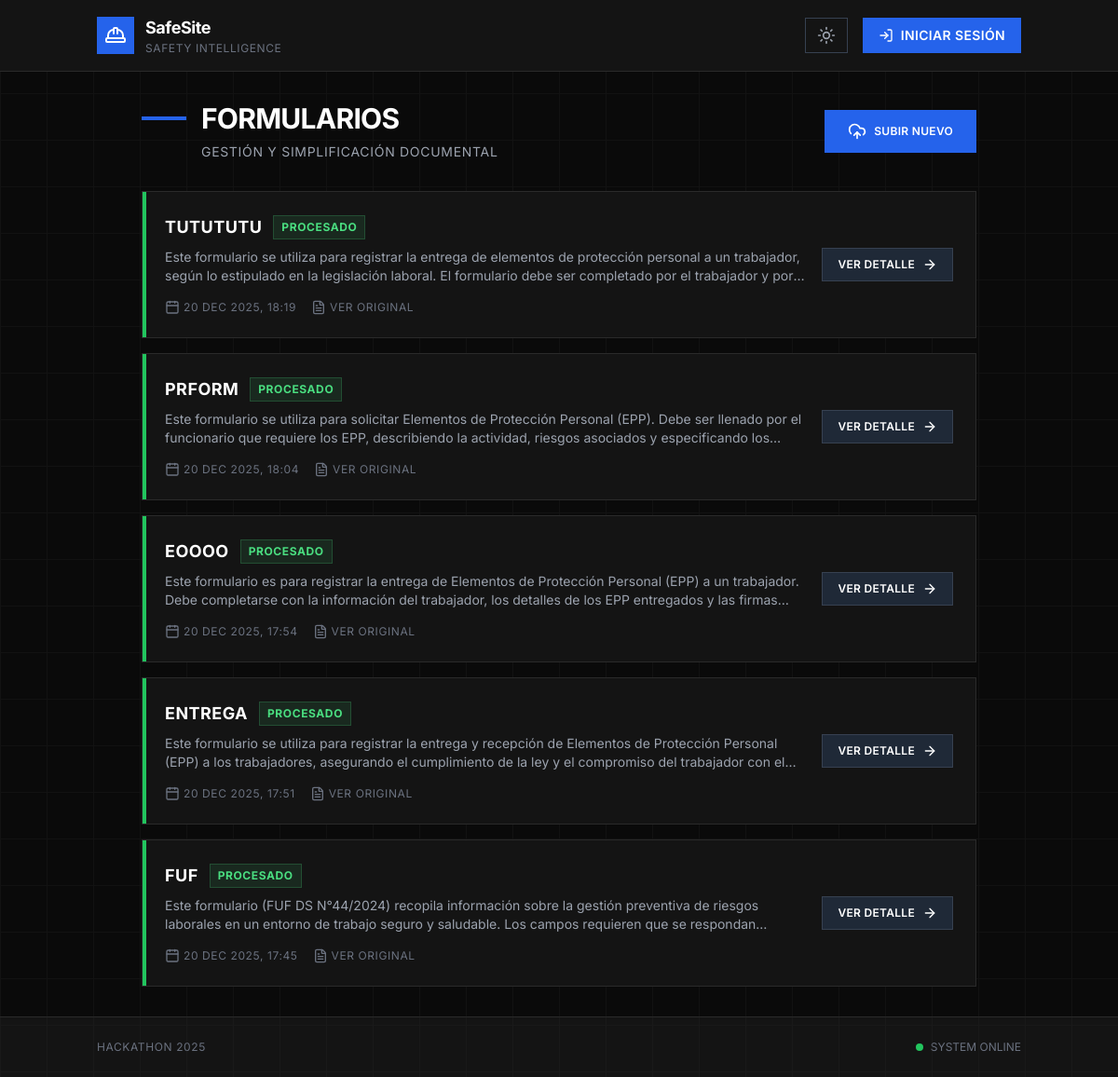
The app's page /formularios/, older data.
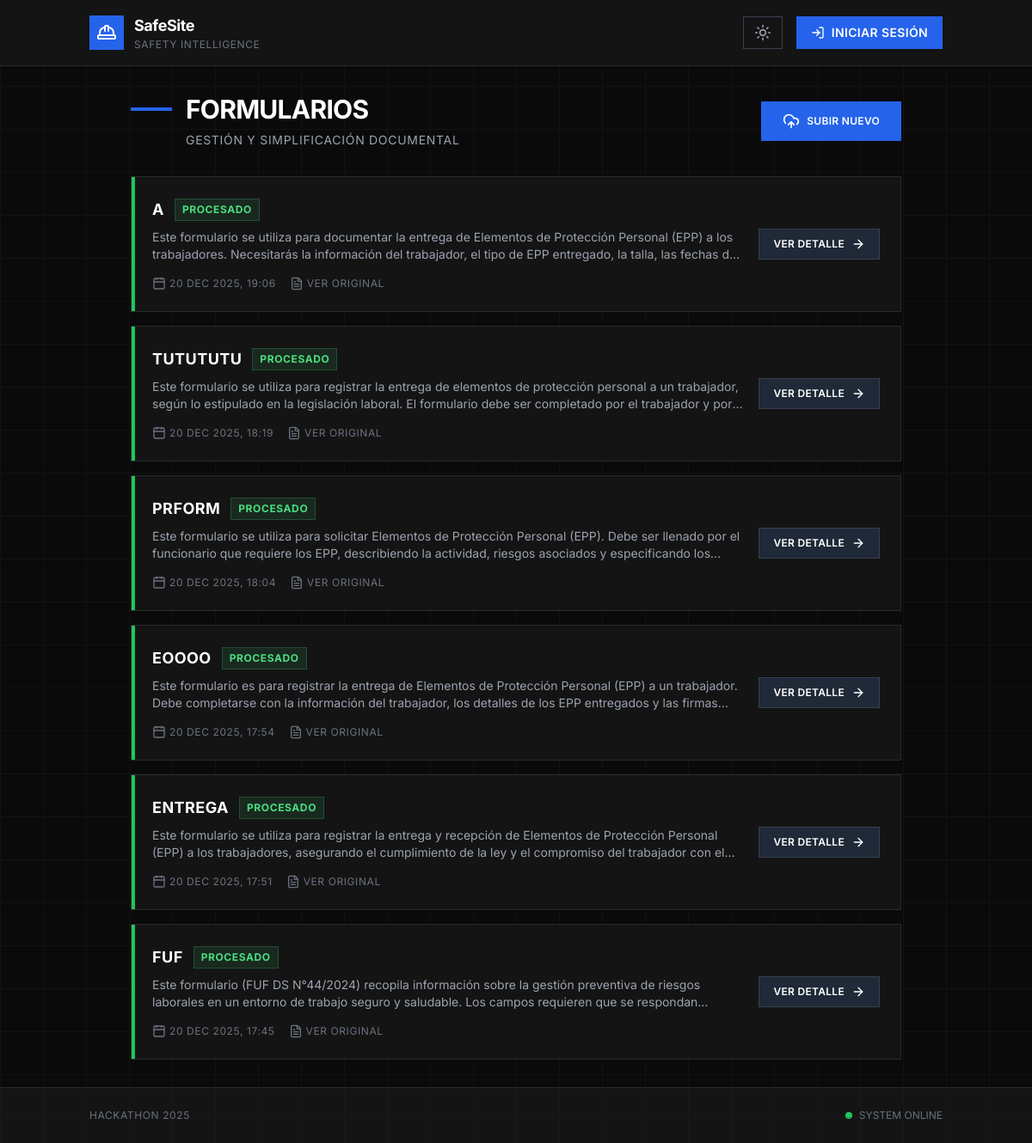
The same page, newer data.
### seguridad/models.py (models this page shows, shortened)
class Formulario(models.Model):
    id_formulario = models.AutoField(primary_key=True)
    nombre = models.CharField(max_length=200, default="Formulario sin nombre")
    categoria = models.CharField(
        max_length=20,
        choices=[("DIARIO", "Diario"), ("PARTICULAR", "Particular")],
        default="PARTICULAR",
    )
    archivo = models.FileField(upload_to="formularios/", max_length=500)
    fecha_subida = models.DateTimeField(auto_now_add=True)
    procesado = models.BooleanField(default=False)
    resultado_json = models.JSONField(blank=True, null=True)
    resumen = models.TextField(blank=True, null=True)
    requiere_firma = models.BooleanField(default=False, verbose_name="¿Requiere firma?")

### seguridad/views.py (the view)
# urls.py: path("formularios/", views.lista_formularios, name="lista_formularios"),
def lista_formularios(request):
    formularios = Formulario.objects.all().order_by("-fecha_subida")
    return render(
        request, "seguridad/lista_formularios.html", {"formularios": formularios}
    )

### seguridad/templates/seguridad/lista_formularios.html (shortened to what this page needs)
{% extends 'seguridad/base.html' %}
{% block content %}
<div class="max-w-4xl mx-auto">
    <div class="flex items-center justify-between mb-8">
        <div>
            <div class="flex items-center gap-4 mb-2">
                <div class="h-1 w-12 bg-blue-600"></div>
                <h2 class="text-3xl font-bold tracking-tight uppercase text-white">
                    Formularios
                </h2>
            </div>
            <p class="text-gray-400 text-sm uppercase tracking-wider ml-16">
                Gestión y Simplificación Documental
            </p>
        </div>
        <a href="{% url 'subir_formulario' %}" class="inline-flex items-center gap-2 px-6 py-3 bg-blue-600 hover:bg-blue-700 text-white boxy-button">
            <i data-lucide="upload-cloud" class="w-5 h-5"></i>
            <span>Subir Nuevo</span>
        </a>
    </div>
    <div class="grid gap-4">
        {% for form in formularios %}
        <div class="boxy-card p-6 group relative overflow-hidden">
            <div class="absolute top-0 left-0 w-1 h-full {% if form.procesado %}bg-green-500{% else %}bg-gray-500{% endif %}"></div>
            <div class="flex items-start justify-between gap-4">
                <div class="flex-1">
                    <div class="flex items-center gap-3 mb-2">
                        <h3 class="text-lg font-bold text-white uppercase tracking-wide">
                            {{ form.nombre }}
                        </h3>
                        {% if form.procesado %}
                        <span class="px-2 py-1 text-xs font-bold text-green-400 bg-green-400/10 border border-green-400/20 uppercase tracking-wider">
                            Procesado
                        </span>
                        {% else %}
                        <span class="px-2 py-1 text-xs font-bold text-gray-400 bg-gray-400/10 border border-gray-400/20 uppercase tracking-wider">
                            Pendiente
                        </span>
                        {% endif %}
                    </div>
                    <p class="text-sm text-gray-400 mb-4 line-clamp-2">
                        {{ form.resumen|default:"Sin resumen disponible" }}
                    </p>
                    <div class="flex items-center gap-4 text-xs text-gray-500 uppercase tracking-wider">
                        <div class="flex items-center gap-1">
                            <i data-lucide="calendar" class="w-4 h-4"></i>
                            {{ form.fecha_subida|date:"d M Y, H:i" }}
                        </div>
                        {% if form.archivo %}
                        <a href="{{ form.archivo.url }}" target="_blank" class="flex items-center gap-1 hover:text-blue-400 transition-colors">
                            <i data-lucide="file-text" class="w-4 h-4"></i>
                            Ver Original
                        </a>
                        {% endif %}
                    </div>
                </div>
                <div class="self-center">
                    <a href="{% url 'detalle_formulario' form.pk %}" class="inline-flex items-center gap-2 px-4 py-2 bg-gray-800 hover:bg-gray-700 text-white boxy-button border border-gray-700">
                        <span>Ver Detalle</span>
                        <i data-lucide="arrow-right" class="w-4 h-4"></i>
                    </a>
                </div>
            </div>
        </div>
        {% endfor %}
    </div>
</div>
{% endblock %}

Row changes from the older to the newer data that the page shows:
added Formulario: procesado True (drawn), nombre "A", resumen "Este formulario se utiliza para documentar la entrega de Elementos de Protección Personal (EPP) a los trabajadores. Necesitarás la información del trabajador, el tipo de EPP entregado, la talla, las fechas…", fecha_subida "20 DEC 2025, 19:06"
